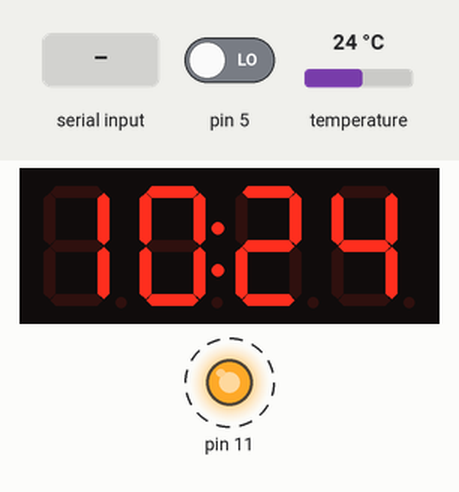
Recording of a sketch running on a simulated Arduino Uno, built with avr-gcc and run on an emulated ATmega328P. Parts: 4-digit seven-segment display, output pins drawn as LEDs (lit = HIGH). Wiring (inferred from the names in the program): DS3231 clock at I2C address 0x68. Dashed ring = blinking. Inputs (shaded band) come from the test bench; at power-on: pin 5 LOW, temperature 24 °C. The local clock reads 2024-03-15 10:24:30 at power-on unless the sketch sets it; what the sketch prints to the serial monitor is not drawn.

Above: at 1.2 s.
1.3 s: "R" received over Serial
Timing chart, 0 to 9.0 s (numbered marks = the images above; inputs shaded):
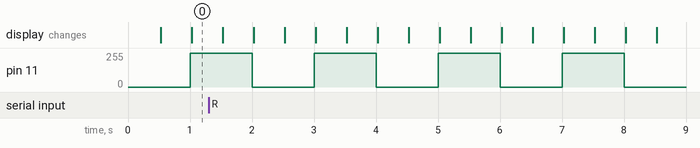

The sketch:

ChronoDot_20141027.ino
```cpp
// Sketch to be a clock using a 4 digit display and DS3231 RTC
// drm 20141027 and continous improvements/tinkering
// A little tweeking to get to work with new clock module from ebay $1.59 from Seller: accecity2008
// Works with both now, china module has memory also.
// shows date at top of minute now with V4
//
// if the colon is blinking you are being shown the time (typical display)
// if the colon is off you are being shown the year (from seconds 3-5)
// if the colon is on solid you are being shown the month:day (from seconds 6-8)
//
#include <Arduino.h>
#include <Wire.h>
#include <EEPROM.h>
#include <TM1637Display.h>

// Display Module connection pins (Digital Pins)
#define DISP_CLK 4
#define DISP_DIO 2

const char *version="ChronoDot_20141027 -> V4.0.2-20141125 ";
const long msec_repeat=500;
const int num_regs = 19;
const int DS3231_addr = 0x68; // DS3231 I2C address ChronoDot
unsigned long last_msec = 9999999; // initialize to weird value to assure quick first read
unsigned long last_sec=0;

TM1637Display display(DISP_CLK, DISP_DIO);

void setup()
{
  Wire.begin();
  Serial.begin(115200);
  DS3231_setup();
  drm_start_print();
  display.setBrightness(0x0f);
}

void loop()
{
  char inbyte=NULL, tempbyte=NULL;
  byte read_by[num_regs];

  unsigned long new_msec = millis();
  LED_Blink(11, last_msec, new_msec);  // Flash an LED on PWM pin 11

  boolean next_sec = (last_msec/msec_repeat != new_msec/msec_repeat);
  if(next_sec) last_msec=new_msec;

  if (Serial.available() > 0) {
    tempbyte = Serial.read();
    if((tempbyte >= (byte) 'A') && tempbyte <= 'Z') inbyte = tempbyte; // ignore any other than CAP alpha chars
  }

  if(inbyte != NULL || next_sec) {
    read_clock(read_by); // read DS3231 registers

    switch (inbyte) {
    case 'R': // Output all registers
      print_DS3231_registers(read_by); // print out registers, reset alarms and reguest temp
      read_clock(read_by);
      break;
    case 'W': // Write Clock values
      set_time();
      read_clock(read_by);
      break;
    default:;
    }
    print_time(read_by, new_msec);
  }
}

unsigned short drm_serialno() {
  return(EEPROM.read(5) << 8 | EEPROM.read(6)); // combine two bytes into in serial number (drm specific)
}

byte bcd2dec_byte(byte in_byte) {
  return (((in_byte & 0b11110000)>>4)*10 + (in_byte & 0b00001111));
}

void s_prt_lead0(long in, int places) {
  if(places>10 || places<2) return;
  in = abs(in); // only for positive numbers
  if(in < 1000000000) in = in + 1000000000; // extend smaller numbers
  char out_str[11];
  sprintf(out_str, "%ld", in);
  Serial.print((out_str+(10-places)));
}

void clear_alarms(byte RTC_status) {
  Wire.beginTransmission(DS3231_addr); // DS3231_addr is DS3231 device address
  Wire.write((byte)0x0f); // Status Register
  Wire.write((RTC_status & (byte) 0xFC)); // clear the alarm flags
  Wire.endTransmission();
}

void convert_temp() {
  Wire.beginTransmission(DS3231_addr); // DS3231_addr is DS3231 device address
  Wire.write((byte)0x0e); // start at register 0x0F Status Register
  Wire.endTransmission();
  Wire.requestFrom(DS3231_addr, 1); // Read one byte only
  byte RTC_cr = Wire.read();

  Wire.beginTransmission(DS3231_addr); // DS3231_addr is DS3231 device address
  Wire.write((byte)0x0e); // Status Register
  Wire.write((RTC_cr | (byte) 0x20)); // clear the alarm flags
  Wire.endTransmission();
}

void DS3231_setup() {
  // clear /EOSC bit
  Wire.beginTransmission(DS3231_addr);
  Wire.write(0x0E); // start at the CSR
  Wire.write(0b00000110); // write register bitmap, bit 7 is /EOSC
                          // bit 2 - 0 are interupt/square wave/alarm enables,
                          // #2 choses between sqwv and alarms
                          // #1 turns on alarm 2
                          // #0 turns on alarm 1
  Wire.write(0b00000000); // Clear the flags in the Status register
  Wire.endTransmission();

// Set up the Alarms
  Wire.beginTransmission(DS3231_addr); // address DS3231
  Wire.write(0x07); // select register -- Alarm registers
  Wire.write(0b10000000);
  Wire.write(0b10000000);
  Wire.write(0b10000000);
  Wire.write(0b10000000);
  Wire.write(0b10000000);
  Wire.write(0b10000000);
  Wire.write(0b10000000); // Alarm 1 every second Alarm 2 every minute
  Wire.endTransmission();

// Set up the Aging offset
  Wire.beginTransmission(DS3231_addr); // address DS3231
  Wire.write(0x10); // Aging offset select register -- Alarm registers
  Wire.write(0b00000000); // No Aging offset
  Wire.endTransmission();
}

void drm_start_print() {
  Serial.print(version); Serial.print(F(" SN#"));
  Serial.println(drm_serialno());
  Serial.print(F("Compiled-> "));
  Serial.print(F(__DATE__));
  Serial.print(F(" "));
  Serial.println(F(__TIME__));
}

void print_time(byte *read_by, long msecs) {
    // The below are all BCD encoded with some high control bits on some
    int seconds = read_by[0]; // get seconds
    int minutes = read_by[1]; // get minutes
    int hours = read_by[2];   // get hours
    int dow = read_by[3];   // get day of week (Mon = 0)
    int dom = read_by[4];   // get day of month
    int month = read_by[5];   // get month number (Jan = 1)
    int year = read_by[6];   // get year (last two digits)
    byte csr = read_by[14];
    byte sr = read_by[15];
    seconds = bcd2dec_byte(seconds);
    minutes = bcd2dec_byte(minutes);
    hours = bcd2dec_byte(0x3F & hours);
    dow = bcd2dec_byte(dow);
    dom = bcd2dec_byte(dom);
    month = bcd2dec_byte(0x1F & month);
    year = bcd2dec_byte(year);
    int int_year = 2000 + (100*(month>32)) + (long) year;
    unsigned long lsec = seconds + 60*(minutes + 60*(hours + 24*dom));

    write_Disp(year, month, dom, hours, minutes, seconds, msecs);

    s_prt_lead0(int_year,4); Serial.print(F("/"));
    s_prt_lead0(month,2); Serial.print(F("/"));
    s_prt_lead0(dom,2); Serial.print(F(" "));

// Human readable date and time
    s_prt_lead0(hours,2); Serial.print(F(":"));
    s_prt_lead0((long) minutes, 2); Serial.print(F(":"));
    s_prt_lead0((long) seconds, 2);
    Serial.print(F(" PST "));

// Doug's date serial number to the second
    s_prt_lead0((long) int_year, 4);
    s_prt_lead0((long) month, 2);
    s_prt_lead0((long) dom, 2);
    Serial.print(F("_"));
    s_prt_lead0((long) (hours & 0x3F), 2);
    s_prt_lead0((long) minutes, 2);
    s_prt_lead0((long) seconds, 2);

//  Temperature
    Serial.print(F(" T-> "));
    Serial.print(read_by[17]);
    Serial.print(F("."));
    s_prt_lead0((long) (read_by[18] >> 6)*25, 2);
    Serial.print(F("C"));
    long Ftemp = 3200 + ((read_by[17]*100 + (read_by[18] >> 6)*25)*9)/5;
    Serial.print(F("/"));
    Serial.print(Ftemp/100);
    Serial.print(F("."));
    s_prt_lead0(Ftemp%100, 2);
    Serial.print(F("F"));

// Delta seconds
    Serial.print(F(" dS-> "));
    Serial.print(lsec - last_sec);
    last_sec = lsec;

// Status flags
    if((sr & 0x04) != 0) Serial.print(F("  Bsy"));
    if((sr & 0x01) != 0) Serial.print(F("  A0"));
    if((sr & 0x02) != 0) Serial.print(F("  A1"));

    Serial.println("");
}

void set_time() { // This is how I bootstrap the time on the DS3231, you must hardcode the setup time
  Wire.beginTransmission(DS3231_addr);
//  Set Time
  Wire.write((byte) 0x00); // start at register 0
  Wire.write((byte) 0x00); // Seconds
  Wire.write((byte) 0x49); // Minutes
  Wire.write((byte) 0x19); // Hour register
//  Set Date
//  Wire.write((byte) 0x03); // start at register 3
//  Wire.write((byte) 0x03); // Day of Week
//  Wire.write((byte) 0x12); // Day of Month
//  Wire.write((byte) 0x11); // Month
//  Wire.write((byte) 0x14); // Year
  Wire.endTransmission();
}

void read_clock(byte *read_by) {
  int i;
  Wire.beginTransmission(DS3231_addr); // DS3231_addr is DS3231 device address
  Wire.write((byte)0); // start at register 0
  Wire.endTransmission();
  Wire.requestFrom(DS3231_addr, num_regs); // request read of all registers
  for (i=0;(i<num_regs && Wire.available());i++) { read_by[i] = Wire.read(); }
  if (i!=num_regs) { Serial.print(F("Read only ")); Serial.print(i); Serial.println(F(" bytes"));}
}

void print_DS3231_registers(byte *read_by) {
  convert_temp();
  Serial.print(F("DigIn[5]-> ")); Serial.println(digitalRead(5));
  for (int i=0; i<num_regs; i++) {
    if(read_by[i]<16) Serial.print(F("0"));
    Serial.print(read_by[i], HEX);
    Serial.print(F(" "));
  }
  Serial.println("");
  clear_alarms(read_by[15]);
}
boolean LED_Blink(int pin, unsigned long last_msec, unsigned long new_msec) {
  // Flash an LED on PWM pin 11
  const unsigned long period=2000;
  int intensity=254;
  if (new_msec % period < period/2) intensity = 0;
  analogWrite(pin, intensity);
  return(intensity);
}
void write_Disp(int year,int month,int dom, int hours, int minutes, int seconds, long msecs) {
  int num;
  byte colon=0x00;
  byte digits[4]={0,0,0,0};
  int num_hi = hours;
  int num_lo = minutes;

  if((msecs % 1000) < (int) 500) colon=0x80;
  if(seconds >= 3 && seconds <= 5) {
    num_hi = 20;
    num_lo = year;
    colon = 0;
  }
  else if (seconds >= 6 && seconds <= 8) {
    num_hi = month;
    num_lo = dom;
    colon=0x80;
  }
  digits[0]=display.encodeDigit(num_hi/10);
  digits[1]=display.encodeDigit(num_hi - 10*(num_hi/10)) | colon;
  digits[2]=display.encodeDigit(num_lo/10);
  digits[3]=display.encodeDigit(num_lo - 10*(num_lo/10));

  display.setSegments(digits);
}
```

Measured:
- by itself, pin 11: alternates 254/255 for 1.0 s and 0/255 for 1.0 s
